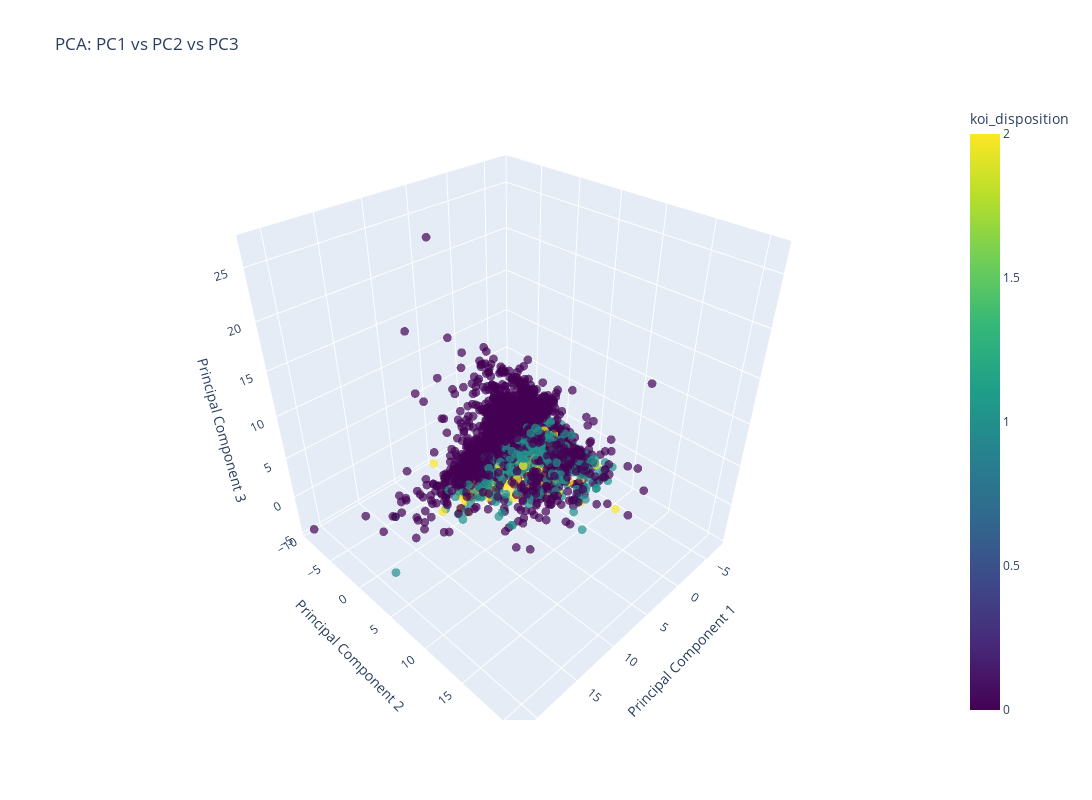

Source (notebook cell):
### Code cell
# Interactive 3D scatter plot of the first three principal components with larger size
fig = px.scatter_3d(
    new_dataframe,
    x='PC1',
    y='PC2',
    z='PC3',
    color='koi_disposition',
    title='PCA: PC1 vs PC2 vs PC3',
    labels={'PC1': 'Principal Component 1', 'PC2': 'Principal Component 2', 'PC3': 'Principal Component 3'},
    opacity=0.7,
    color_continuous_scale='Viridis',
    width=1200,  # Set the width of the figure
    height=800   # Set the height of the figure
)
fig.update_traces(marker=dict(size=3))  # Reduce the size of the dots
fig.show()

### Figure 1 — Plotly figure (JSON) as saved in the notebook; plotly's stock layout.template omitted (floating-point values rounded to 4 significant figures; data arrays with more than 128 entries replaced by an {"elided": "..."} marker saying what was removed)
{"data": [{"hovertemplate": "Principal Component 1=%{x}<br>Principal Component 2=%{y}<br>Principal Component 3=%{z}<br>koi_disposition=%{marker.color}<extra></extra>", "legendgroup": "", "marker": {"color": {"elided": "7785 int values"}, "coloraxis": "coloraxis", "opacity": 0.7, "size": 3, "symbol": "circle"}, "mode": "markers", "name": "", "scene": "scene", "showlegend": false, "type": "scatter3d", "x": {"elided": "7785 float values"}, "y": {"elided": "7785 float values"}, "z": {"elided": "7785 float values"}}], "layout": {"coloraxis": {"colorbar": {"title": {"text": "koi_disposition"}}, "colorscale": [[0, "#440154"], [0.1111, "#482878"], [0.2222, "#3e4989"], [0.3333, "#31688e"], [0.4444, "#26828e"], [0.5556, "#1f9e89"], [0.6667, "#35b779"], [0.7778, "#6ece58"], [0.8889, "#b5de2b"], [1, "#fde725"]]}, "height": 800, "legend": {"tracegroupgap": 0}, "scene": {"domain": {"x": [0, 1], "y": [0, 1]}, "xaxis": {"title": {"text": "Principal Component 1"}}, "yaxis": {"title": {"text": "Principal Component 2"}}, "zaxis": {"title": {"text": "Principal Component 3"}}}, "title": {"text": "PCA: PC1 vs PC2 vs PC3"}, "width": 1200}}
